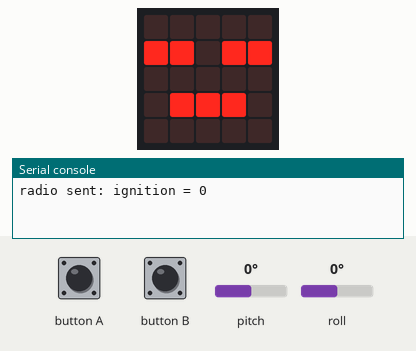
Recording of a program running on a simulated BBC micro:bit (MakeCode). Parts: the board's 5×5 LED display, the last lines printed to the serial console. Inputs (shaded band) come from the test bench; at power-on: pitch 0°, roll 0°. No radio messages arrive unless stated (any console line starting 'radio sent:' is added by the test bench).

Above: at 1.8 s.
1.9 s: button A pressed for 0.15 s
At 2.21 s:
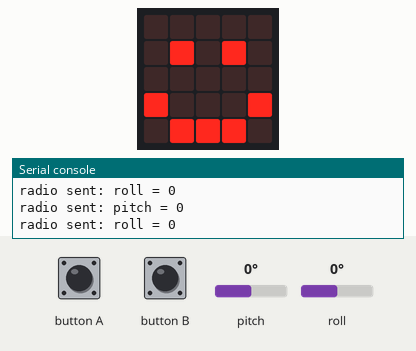
2.6 s: button B pressed for 0.15 s
At 3.2 s:
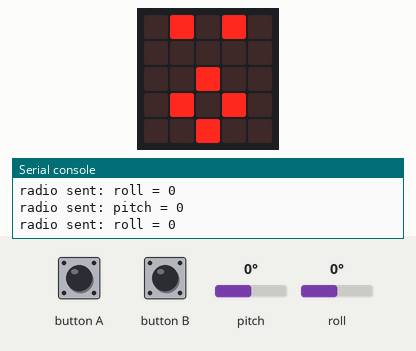
Timing chart, 0 to 5.6 s (numbered marks = the images above; inputs shaded):
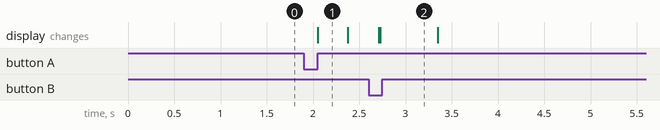

Measured:
- after the input at 1.9 s, the display: changes after 0.15 s (image 1)
- after the input at 2.6 s, the display: first differs from a run without the input after 0.13 s (image 2)

The program:

main.ts
```typescript
input.onButtonPressed(Button.A, function () {
    ignition = 1
    basic.showIcon(IconNames.Happy)
    radio.sendValue("ignition", ignition)
})
input.onButtonPressed(Button.B, function () {
    ignition = 0
    basic.showIcon(IconNames.Surprised)
    radio.sendValue("ignition", ignition)
    basic.showIcon(IconNames.Asleep)
})
let roll = 0
let pitch = 0
let ignition = 0
radio.setGroup(1)
ignition = 0
radio.sendValue("ignition", 0)
basic.showIcon(IconNames.Asleep)
basic.forever(function () {
    if (ignition == 1) {
        pitch = Math.round(pins.map(
        input.rotation(Rotation.Pitch),
        -35,
        35,
        -2,
        2
        ))
        roll = Math.round(pins.map(
        input.rotation(Rotation.Roll),
        -35,
        35,
        -2,
        2
        ))
        led.toggle(roll + 2, pitch + 2)
        radio.sendValue("pitch", pitch)
        radio.sendValue("roll", roll)
    }
})
```

test.ts
```typescript
// テストはここに来ます。このパッケージが拡張機能として使用されるときにはコンパイルされません。
```
